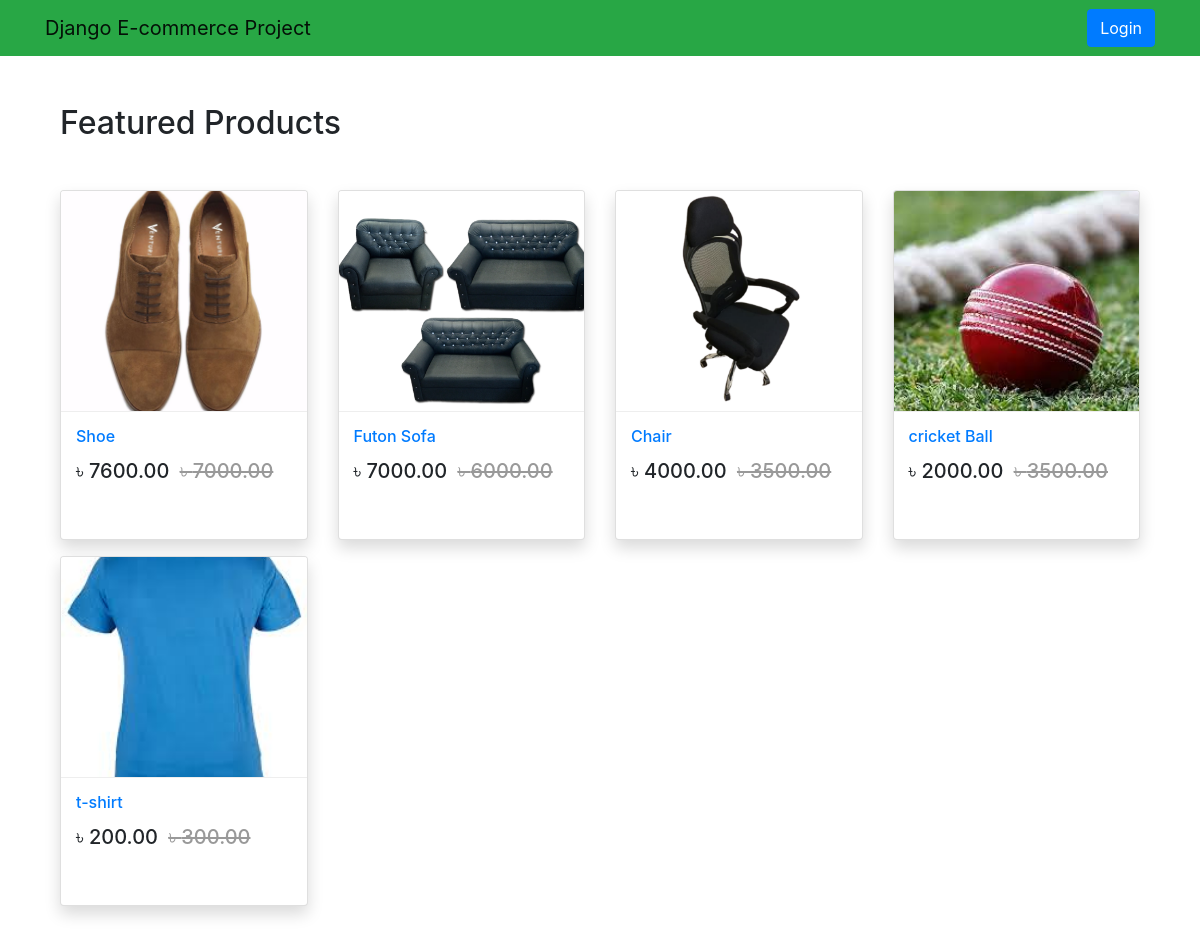
The page / on the database its author committed.
### App_Shop/models.py (models this page shows, shortened)
class Product(models.Model):
    mainimage = models.ImageField(upload_to='Products')
    name = models.CharField(max_length=264)
    category = models.ForeignKey(Category, on_delete=models.CASCADE, related_name='category')
    preview_text = models.TextField(max_length=200,verbose_name='Preview Text')
    detail_text = models.TextField(max_length=1000,verbose_name='Description')
    price = models.FloatField()
    old_price = models.FloatField(default=0.00)
    created = models.DateTimeField(auto_now_add=True)
    class Meta:
        ordering = ['-created',]

### App_Shop/views.py (the view)
# urls.py: path('', views.Home.as_view(),name='home'),
class Home(ListView):
    model = Product
    template_name = 'App_Shop/home.html'

### templates/App_Shop/home.html
{% extends 'base.html' %}
{% block body_block %}
<div class="container my-5">
  <h2 class="my-5">Featured Products</h2>
  <div class="row">
    {% for product in object_list %}
    <div class="col-md-6 col-sm-12 col-lg-3">
      <figure class="card card-product shadow">
        <div class="img-wrap">
          <img src="/media/{{product.mainimage}}" style="width:100%; height:300px;">
        </div>
        <figcaption class="info-wrap">
          <h6 class="title"><a href="{% url 'App_Shop:product_detail' pk=product.pk %}">{{product.name}}</a></h6>
          <div class="action-wrap">
            <div class="price-wrap h5">
              <span class="price-new">&#2547; {{product.price|floatformat:2}}</span>
              <span class="price-old"><strike>&#2547; {{product.old_price|floatformat:2}}</strike></span>
            </div>
          </div>
        </figcaption>
      </figure>
    </div>
    {% endfor %}
  </div>
</div>
{% endblock %}

### templates/base.html (shortened to what this page needs)
{% load static %}
<!DOCTYPE html>
<html lang="en" dir="ltr">
<head>
  <link rel="stylesheet" href="https://stackpath.bootstrapcdn.com/bootstrap/4.3.1/css/bootstrap.min.css">
  <link href="https://cdnjs.cloudflare.com/ajax/libs/font-awesome/5.10.2/css/all.css" rel="stylesheet">
</head>
<body>
{% include 'navbar.html' %}
  <div class="container">
    {% block body_block %} {% endblock %}
  </div>
</body>
</html>

### templates/navbar.html (shortened to what this page needs)
{% load cart_tag %}
<nav class="navbar navbar-expand-lg navbar-light bg-success">
    <div class="container">
      <a class="navbar-brand" href="{% url 'App_Shop:home' %}">Django E-commerce Project</a>
      <div class="collapse navbar-collapse" id="navbarNav">
        <ul class="navbar-nav ml-auto">
          {% if request.user.is_authenticated %}
          <li class="nav-item">
            <a href="{% url 'App_Order:cart' %}" class="nav-link">
                <i class="fa fa-shopping-cart"></i> Cart
                <span class="badge badge-light"> {{ request.user | cart_total }} </span>
            </a>
          </li>
          <li class="nav-item">
          </li>
          <li class="nav-item dropdown">
            <a class="nav-link dropdown-toggle" href="#" id="navbarDropdown" role="button" data-toggle="dropdown" aria-haspopup="true" aria-expanded="false"><i class="fas fa-user-tie"></i> {{request.user.profile.username}}</a>
            <div class="dropdown-menu" aria-labelledby="nabbarDropdown">
              <a class="dropdown-item" href="{% url 'App_Login:profile' %}">Profile</a>
              <a class="dropdown-item" href="{% url 'App_Payment:orders' %}">Orders</a>
              <div class="dropdown-divider"></div>
              <a class="dropdown-item" href="{% url 'App_Login:logout' %}">Logout</a>
            </div>
          </li>
          {% else %}
          <li class="nav-item">
            <a href="{% url 'App_Login:login' %}" class="btn btn-primary">Login</a>
          </li>
          {% endif %}
        </ul>
      </div>
    </div>
  </nav>

### templates/base.html (style rules this page uses)
.card { height: 350px; }
.card-product:after { content: ""; display: table; clear: both; visibility: hidden; }
.card-product .price-new, .card-product .price { margin-right: 5px; }
.card-product .price-old { color: #999; }
.card-product .img-wrap { border-radius: 3px 3px 0 0; overflow: hidden; position: relative; height: 220px; text-align: center; }
.card-product .img-wrap img { max-height: 100%; max-width: 100%; object-fit: cover; }
.card-product .info-wrap { overflow: hidden; padding: 15px; border-top: 1px solid #eee; }
.card-product .action-wrap { padding-top: 4px; margin-top: 4px; }
.card-product .title { margin-top: 0px; }

### rows shown on the page
Product: mainimage (picture), name "Shoe", price "7600.00", old_price "7000.00"
Product: mainimage (picture), name "Futon Sofa", price "7000.00", old_price "6000.00"
Product: mainimage (picture), name "Chair", price "4000.00", old_price "3500.00"
Product: mainimage (picture), name "cricket Ball", price "2000.00", old_price "3500.00"
Product: mainimage (picture), name "t-shirt", price "200.00", old_price "300.00"
